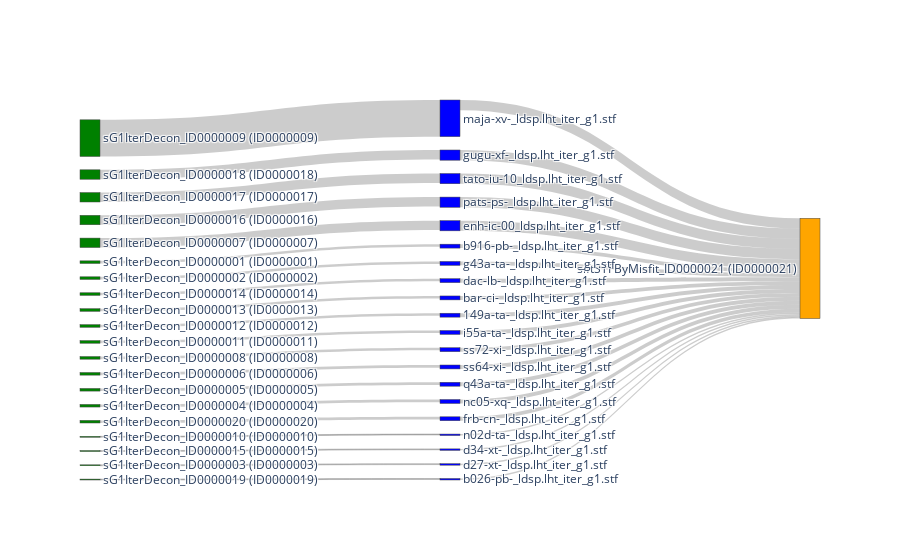

Notebook code for this chart:
### Code cell
# the volume size on each producer-consumer relationship is defined as 
# the traffic going through the produced and consumed one file by the producer
# and consumer.
num_rows_to_select = 20
pc_G = graph_by_table_with_top_x(G, df_pc, f'access_size ({his_unit})', count=num_rows_to_select, ascending=False)

color_map_pc = {"task": "red",
                 "file": "blue",
                 "none": "grey",
             "producer": "green",
             "consumer": "orange"
                }

n_exp_pc, node_ref_exp_pc = get_nodes_for_sankey(pc_G, color_map_pc)
l_exp_pc = get_links_for_sankey(pc_G, node_ref_exp_pc)

fig = go.Figure(go.Sankey(
            node = n_exp_pc,
            link = l_exp_pc, orientation='h'))
printmd(f"**<center>Top ranked Producer Task-(file)-Consumer Task ({num_rows_to_select} out of {len(df_pc)})**")
fig.show()
print("\033[92mgreen: producer task")
print("\033[94mblue: file")
print("\033[93morange: consumer task")

### Figure 1 — Plotly figure (JSON) as saved in the notebook; plotly's stock layout.template omitted (floating-point values rounded to 4 significant figures)
{"data": [{"link": {"source": [0, 1, 3, 4, 5, 6, 7, 8, 9, 10, 11, 12, 13, 14, 15, 16, 17, 18, 19, 20, 21, 22, 23, 24, 25, 26, 27, 28, 29, 30, 31, 32, 33, 34, 35, 36, 37, 38, 39, 40], "target": [1, 2, 4, 2, 6, 2, 8, 2, 10, 2, 12, 2, 14, 2, 16, 2, 18, 2, 20, 2, 22, 2, 24, 2, 26, 2, 28, 2, 30, 2, 32, 2, 34, 2, 36, 2, 38, 2, 40, 2], "value": [264672, 73728, 68064, 73728, 68064, 73728, 68064, 73728, 68064, 73728, 18912, 28368, 18912, 28368, 18912, 28368, 18912, 28368, 18912, 28368, 18912, 28368, 18912, 28368, 18912, 28368, 18912, 28368, 18912, 28368, 18912, 28368, 6624, 10720, 6624, 10720, 6624, 10720, 6624, 10720]}, "node": {"color": ["green", "blue", "orange", "green", "blue", "green", "blue", "green", "blue", "green", "blue", "green", "blue", "green", "blue", "green", "blue", "green", "blue", "green", "blue", "green", "blue", "green", "blue", "green", "blue", "green", "blue", "green", "blue", "green", "blue", "green", "blue", "green", "blue", "green", "blue", "green", "blue"], "label": ["sG1IterDecon_ID0000009 (ID0000009)", "maja-xv-_ldsp.lht_iter_g1.stf", "siftSTFByMisfit_ID0000021 (ID0000021)", "sG1IterDecon_ID0000018 (ID0000018)", "gugu-xf-_ldsp.lht_iter_g1.stf", "sG1IterDecon_ID0000017 (ID0000017)", "tato-iu-10_ldsp.lht_iter_g1.stf", "sG1IterDecon_ID0000016 (ID0000016)", "pats-ps-_ldsp.lht_iter_g1.stf", "sG1IterDecon_ID0000007 (ID0000007)", "enh-ic-00_ldsp.lht_iter_g1.stf", "sG1IterDecon_ID0000001 (ID0000001)", "b916-pb-_ldsp.lht_iter_g1.stf", "sG1IterDecon_ID0000002 (ID0000002)", "g43a-ta-_ldsp.lht_iter_g1.stf", "sG1IterDecon_ID0000014 (ID0000014)", "dac-lb-_ldsp.lht_iter_g1.stf", "sG1IterDecon_ID0000013 (ID0000013)", "bar-ci-_ldsp.lht_iter_g1.stf", "sG1IterDecon_ID0000012 (ID0000012)", "149a-ta-_ldsp.lht_iter_g1.stf", "sG1IterDecon_ID0000011 (ID0000011)", "i55a-ta-_ldsp.lht_iter_g1.stf", "sG1IterDecon_ID0000008 (ID0000008)", "ss72-xi-_ldsp.lht_iter_g1.stf", "sG1IterDecon_ID0000006 (ID0000006)", "ss64-xi-_ldsp.lht_iter_g1.stf", "sG1IterDecon_ID0000005 (ID0000005)", "q43a-ta-_ldsp.lht_iter_g1.stf", "sG1IterDecon_ID0000004 (ID0000004)", "nc05-xq-_ldsp.lht_iter_g1.stf", "sG1IterDecon_ID0000020 (ID0000020)", "frb-cn-_ldsp.lht_iter_g1.stf", "sG1IterDecon_ID0000010 (ID0000010)", "n02d-ta-_ldsp.lht_iter_g1.stf", "sG1IterDecon_ID0000015 (ID0000015)", "d34-xt-_ldsp.lht_iter_g1.stf", "sG1IterDecon_ID0000003 (ID0000003)", "d27-xt-_ldsp.lht_iter_g1.stf", "sG1IterDecon_ID0000019 (ID0000019)", "b026-pb-_ldsp.lht_iter_g1.stf"], "x": [], "y": []}, "orientation": "h", "type": "sankey"}], "layout": {}}
